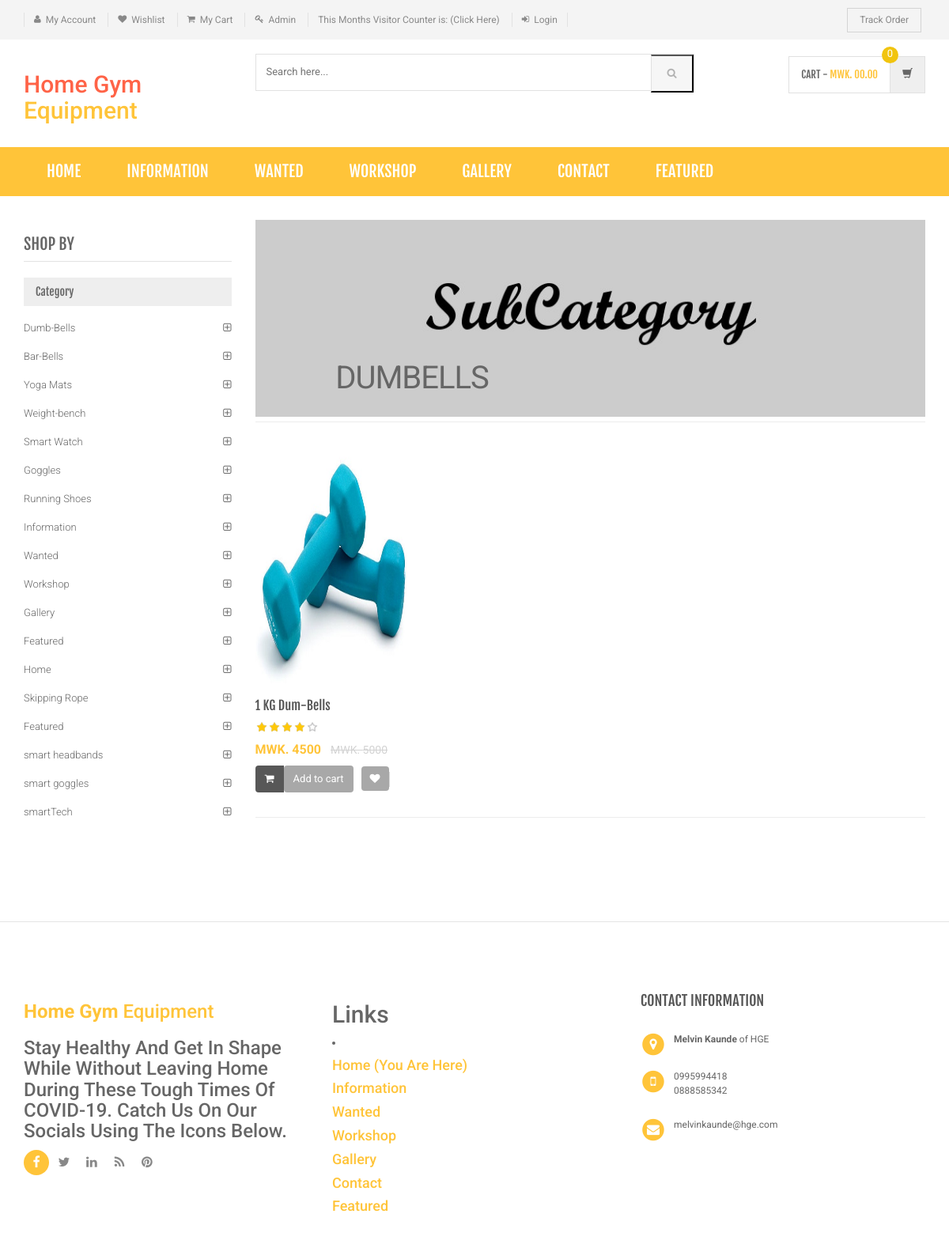
Screenshot of /sub-category.php?scid=7 with the database file from the repository.
### tables this page shows
CREATE TABLE `category` (
  `id` int(11) NOT NULL,
  `categoryName` varchar(255) DEFAULT NULL,
  `categoryDescription` longtext DEFAULT NULL,
  `creationDate` timestamp NOT NULL DEFAULT current_timestamp(),
  `updationDate` varchar(255) DEFAULT NULL
);

CREATE TABLE `subcategory` (
  `id` int(11) NOT NULL,
  `categoryid` int(11) DEFAULT NULL,
  `subcategory` varchar(255) DEFAULT NULL,
  `creationDate` timestamp NULL DEFAULT current_timestamp(),
  `updationDate` varchar(255) DEFAULT NULL
);

CREATE TABLE `products` (
  `id` int(11) NOT NULL,
  `category` int(11) NOT NULL,
  `subCategory` int(11) DEFAULT NULL,
  `productName` varchar(255) DEFAULT NULL,
  `productCompany` varchar(255) DEFAULT NULL,
  `productPrice` int(11) DEFAULT NULL,
  `productPriceBeforeDiscount` int(11) DEFAULT NULL,
  `productDescription` longtext DEFAULT NULL,
  `productImage1` varchar(255) DEFAULT NULL,
  `productImage2` varchar(255) DEFAULT NULL,
  `productImage3` varchar(255) DEFAULT NULL,
  `shippingCharge` int(11) DEFAULT NULL,
  `productAvailability` varchar(255) DEFAULT NULL,
  `postingDate` timestamp NULL DEFAULT current_timestamp(),
  `updationDate` varchar(255) DEFAULT NULL
);

### sub-category.php (the view, shortened to what this page needs)
<?php
include('includes/config.php');
$cid=intval($_GET['scid']);
?>
<!DOCTYPE html>
<html lang="en">
	<head>
	    <link rel="stylesheet" href="assets/css/bootstrap.min.css">
	    <link rel="stylesheet" href="assets/css/main.css">
	    <link rel="stylesheet" href="assets/css/green.css">
	    <link rel="stylesheet" href="assets/css/owl.carousel.css">
		<link rel="stylesheet" href="assets/css/owl.transitions.css">
		<link href="assets/css/lightbox.css" rel="stylesheet">
		<link rel="stylesheet" href="assets/css/animate.min.css">
		<link rel="stylesheet" href="assets/css/rateit.css">
		<link rel="stylesheet" href="assets/css/bootstrap-select.min.css">
		<link rel="stylesheet" href="assets/css/config.css">
		<link href="assets/css/green.css" rel="alternate stylesheet" title="Green color">
		<link href="assets/css/blue.css" rel="alternate stylesheet" title="Blue color">
		<link href="assets/css/red.css" rel="alternate stylesheet" title="Red color">
		<link href="assets/css/orange.css" rel="alternate stylesheet" title="Orange color">
		<link href="assets/css/dark-green.css" rel="alternate stylesheet" title="Darkgreen color">
		<link rel="stylesheet" href="assets/css/font-awesome.min.css">
	</head>
    <body class="cnt-home">
<header class="header-style-1">
<?php include('includes/top-header.php');?>
<?php include('includes/main-header.php');?>
<?php include('includes/menu-bar.php');?>
</header>
<div class="body-content outer-top-xs">
	<div class='container'>
		<div class='row outer-bottom-sm'>
			<div class='col-md-3 sidebar'>
	            <div class="sidebar-module-container">
	            	<h3 class="section-title">shop by</h3>
	            	<div class="sidebar-filter">
<div class="sidebar-widget wow fadeInUp outer-bottom-xs ">
	<div class="widget-header m-t-20">
		<h4 class="widget-title">Category</h4>
	</div>
	<div class="sidebar-widget-body m-t-10">
	         <?php $sql=mysqli_query($con,"select id,categoryName  from category");
while($row=mysqli_fetch_array($sql))
{
    ?>
		<div class="accordion">
	    	<div class="accordion-group">
	            <div class="accordion-heading">
	                <a href="category.php?cid=<?php echo $row['id'];?>"  class="accordion-toggle collapsed">
	                   <?php echo $row['categoryName'];?>
	                </a>
	            </div>
	        </div>
	    </div>
	    <?php } ?>
	</div>
</div>
	            	</div>
	            </div>
            </div>
			<div class='col-md-9'>
	<div id="category" class="category-carousel hidden-xs">
		<div class="item">
			<div class="image">
				<img src="assets/images/banners/cat-banner-2.jpg" alt="" class="img-responsive">
			</div>
			<div class="container-fluid">
				<div class="caption vertical-top text-left">
					<div class="big-text">
						<br />
					</div>
					       <?php $sql=mysqli_query($con,"select subcategory  from subcategory where id='$cid'");
while($row=mysqli_fetch_array($sql))
{
    ?>
					<div class="excerpt hidden-sm hidden-md">
						<?php echo htmlentities($row['subcategory']);?>
					</div>
			<?php } ?>
				</div>
			</div>
		</div>
</div>
				<div class="search-result-container">
					<div id="myTabContent" class="tab-content">
						<div class="tab-pane active " id="grid-container">
							<div class="category-product  inner-top-vs">
								<div class="row">
			<?php
$ret=mysqli_query($con,"select * from products where subCategory='$cid'");
$num=mysqli_num_rows($ret);
if($num>0)
{
while ($row=mysqli_fetch_array($ret))
{?>
		<div class="col-sm-6 col-md-4 wow fadeInUp">
			<div class="products">
	<div class="product">
		<div class="product-image">
			<div class="image">
				<a href="product-details.php?pid=<?php echo htmlentities($row['id']);?>"><img  src="assets/images/blank.gif" data-echo="admin/productimages/<?php echo htmlentities($row['id']);?>/<?php echo htmlentities($row['productImage1']);?>" alt="" width="200" height="300"></a>
			</div>
		</div>
		<div class="product-info text-left">
			<h3 class="name"><a href="product-details.php?pid=<?php echo htmlentities($row['id']);?>"><?php echo htmlentities($row['productName']);?></a></h3>
			<div class="rating rateit-small"></div>
			<div class="product-price">
				<span class="price">
					MWK. <?php echo htmlentities($row['productPrice']);?>			</span>
										     <span class="price-before-discount">MWK. <?php echo htmlentities($row['productPriceBeforeDiscount']);?></span>
			</div>
		</div>
					<div class="cart clearfix animate-effect">
				<div class="action">
					<ul class="list-unstyled">
						<li class="add-cart-button btn-group">
							<button class="btn btn-primary icon" data-toggle="dropdown" type="button">
								<i class="fa fa-shopping-cart"></i>
							</button>
							<a href="category.php?page=product&action=add&id=<?php echo $row['id']; ?>">
							<button class="btn btn-primary" type="button">Add to cart</button></a>
						</li>
		                <li class="lnk wishlist">
							<a class="add-to-cart" href="category.php?pid=<?php echo htmlentities($row['id'])?>&&action=wishlist" title="Wishlist">
								 <i class="icon fa fa-heart"></i>
							</a>
						</li>
					</ul>
				</div>
			</div>
			</div>
			</div>
		</div>
	  <?php } } else {?>
		<div class="col-sm-6 col-md-4 wow fadeInUp"> <h3>No Product Found</h3>
		</div>
<?php } ?>
										</div>
							</div>
						</div>
				</div>
			</div>
		</div></div>
</div>
</div>
<?php include('includes/footer.php');?>
</body>
</html>

### rows the page displays
category: categoryName "Dumb-Bells"
category: categoryName "Bar-Bells"
category: categoryName "Yoga Mats"
category: categoryName "Weight-bench"
category: categoryName "Smart Watch"
category: categoryName "Goggles"
category: categoryName "Running Shoes"
category: categoryName "Information"
category: categoryName "Wanted"
category: categoryName "Workshop"
category: categoryName "Gallery"
category: categoryName "Featured"
category: categoryName "Home"
category: categoryName "Skipping Rope"
category: categoryName "Featured"
category: categoryName "smart headbands"
category: categoryName "smart goggles"
category: categoryName "smartTech"
subcategory: subcategory "DUMBELLS"
products: productImage1 (picture), productName "1 KG Dum-Bells", productPrice "4500", productPriceBeforeDiscount "5000"
